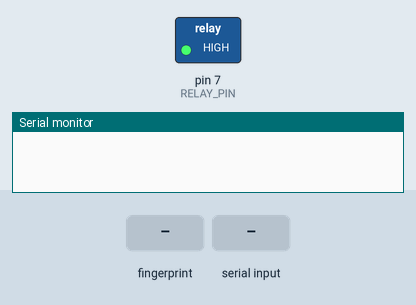
A sketch run on a simulated Arduino Uno, built with avr-gcc and run on an emulated ATmega328P. Parts: switched loads named in the sketch (green lamp = pin HIGH), the last lines printed to the serial monitor. The test bench sets the inputs (shaded band).

Above: at 1.6 s.
1.7 s: finger stored as number 1 placed on the sensor
At 2.8 s:
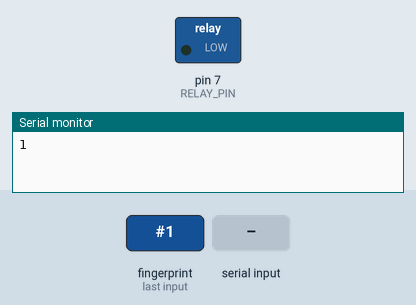
3.6 s: "1" received over the second serial link
Timing chart, 0 to 10.0 s (numbered marks = the images above; inputs shaded):
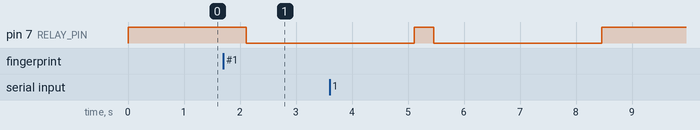

The sketch:

fingerprint.ino
```cpp
// original

#include <Adafruit_Fingerprint.h>
#include <SoftwareSerial.h>


SoftwareSerial bluetooth(10, 11); // RX pin 10, TX pin 11
SoftwareSerial mySerial(2, 3);
Adafruit_Fingerprint finger = Adafruit_Fingerprint(&mySerial);

#define RELAY_PIN       7
#define ACCESS_DELAY    3000 // Keep lock unlocked for 3 seconds


void setup()
{
  // set the data rate for the sensor serial port
  Serial.begin(9600);
//  bluetooth.begin(9600);
//  mySerial.begin(57600);
//  delay(5);
//  if (finger.verifyPassword())
//  {
//  }
//  else
//  {
//    while (1) { delay(1); }
//  }

  pinMode(RELAY_PIN, OUTPUT);
  digitalWrite(RELAY_PIN, HIGH);   //Switch off relay initially. Relay is LOW level triggered relay so we need to write HIGH.
}

void loop()
{
  mySerial.end();
//  delay(300);
  bluetooth.begin(9600);
  delay(300);
  if (bluetooth.available()) { // check if there is incoming data
//    Serial.println("GG");
    char c = bluetooth.read(); // read a character
    bluetooth.println(c); // print the character to the Serial Monitor
    if(c=='1'){
      digitalWrite(RELAY_PIN, LOW);
      delay(ACCESS_DELAY);
      digitalWrite(RELAY_PIN, HIGH);
      Serial.println(55);
      }
    else if(c=='0'){
      exit(0);
    }

      bluetooth.end();
  }
delay(50);
  bluetooth.end();
  mySerial.begin(57600);
  delay(5);
  if (finger.verifyPassword())
  {
  }
  else
  {
    while (1) { delay(1); }
  }
  if ( getFingerPrint() != -1)
  {
    digitalWrite(RELAY_PIN, LOW);
    delay(ACCESS_DELAY);
    digitalWrite(RELAY_PIN, HIGH);

  }

  bluetooth.end();
  mySerial.end();
  delay(50);            //Add some delay before next scan.

//  bluetooth.begin(9600);
}

// returns -1 if failed, otherwise returns ID #
int getFingerPrint()
{
  int p = finger.getImage();
  if (p != FINGERPRINT_OK)  return -1;

  p = finger.image2Tz();
  if (p != FINGERPRINT_OK)  return -1;

  p = finger.fingerFastSearch();
  if (p != FINGERPRINT_OK)  return -1;

  Serial.println(finger.fingerID);


  // found a match!
  return finger.fingerID;
}
```

Measured:
- after the input at 1.7 s, pin 7 (RELAY_PIN): HIGH → LOW after 0.41 s
